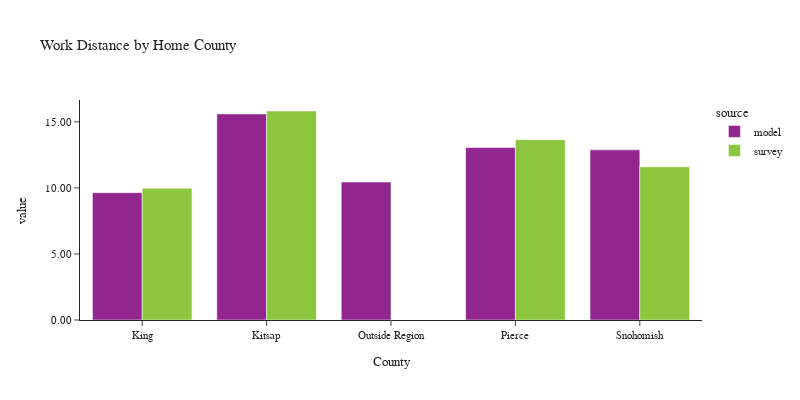

The code cell stored with this chart in its notebook:
### Code cell
plot_work_location(df_workers, 'CountyName_home', 'Home County', 'County')

### Figure 1 — Plotly figure (JSON) as saved in the notebook; plotly's stock layout.template omitted (floating-point values rounded to 4 significant figures)
{"data": [{"alignmentgroup": "True", "customdata": [[1259769], [120474], [1], [410797], [432120]], "hovertemplate": "source=model<br>CountyName_home=%{x}<br>value=%{y}<br>sample count=%{customdata[0]}<extra></extra>", "legendgroup": "model", "marker": {"color": "#91268F", "pattern": {"shape": ""}}, "name": "model", "offsetgroup": "model", "orientation": "v", "showlegend": true, "textposition": "auto", "type": "bar", "x": ["King", "Kitsap", "Outside Region", "Pierce", "Snohomish"], "xaxis": "x", "y": [9.639, 15.6, 10.45, 13.05, 12.88], "yaxis": "y"}, {"alignmentgroup": "True", "customdata": [[2119], [129], [295], [280]], "hovertemplate": "source=survey<br>CountyName_home=%{x}<br>value=%{y}<br>sample count=%{customdata[0]}<extra></extra>", "legendgroup": "survey", "marker": {"color": "#8CC63E", "pattern": {"shape": ""}}, "name": "survey", "offsetgroup": "survey", "orientation": "v", "showlegend": true, "textposition": "auto", "type": "bar", "x": ["King", "Kitsap", "Pierce", "Snohomish"], "xaxis": "x", "y": [9.982, 15.82, 13.65, 11.6], "yaxis": "y"}], "layout": {"barmode": "group", "font": {"size": 11}, "height": 400, "legend": {"title": {"text": "source"}, "tracegroupgap": 0}, "title": {"text": "Work Distance by Home County"}, "width": 800, "xaxis": {"anchor": "y", "domain": [0.0, 1.0], "title": {"text": "County"}}, "yaxis": {"anchor": "x", "domain": [0.0, 1.0], "tickformat": ".2f", "title": {"text": "value"}}}}
